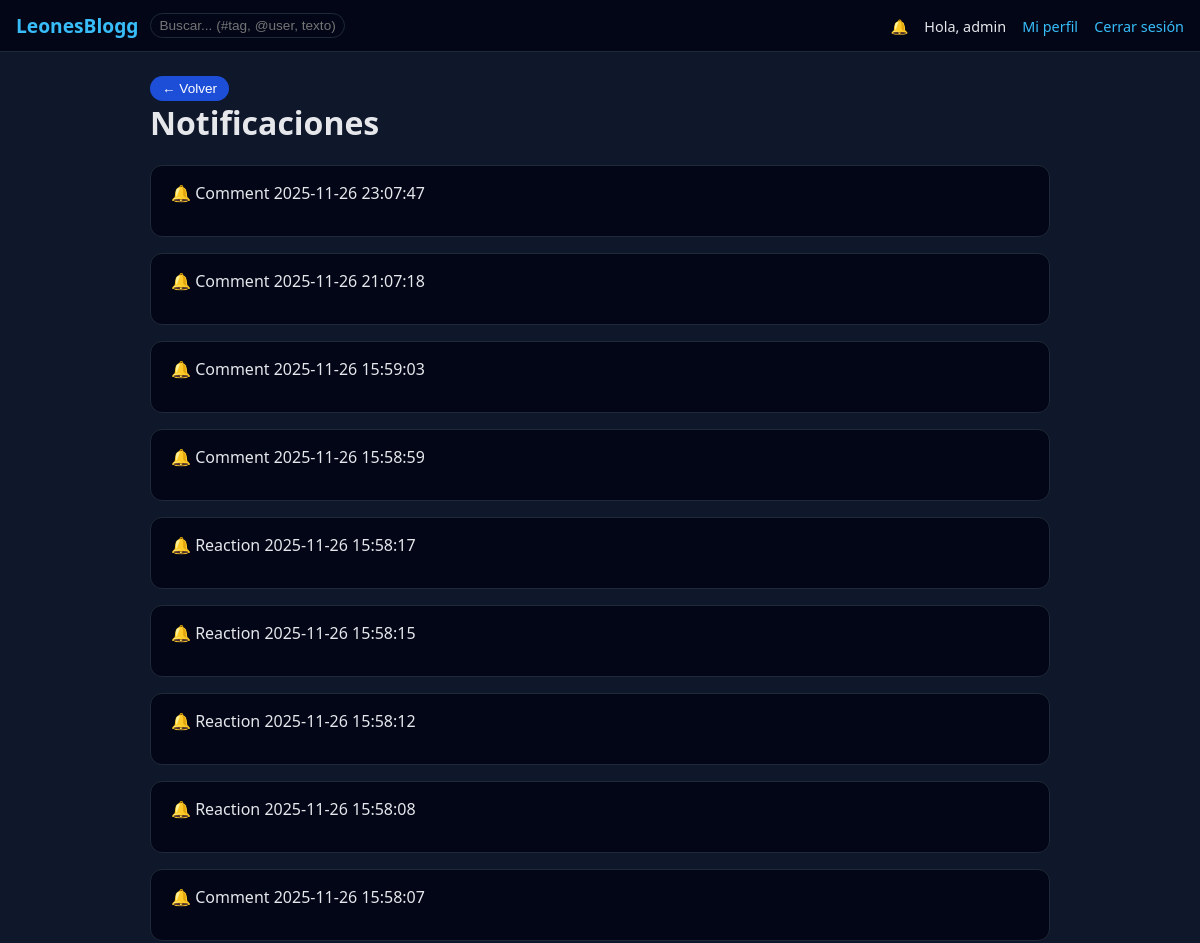
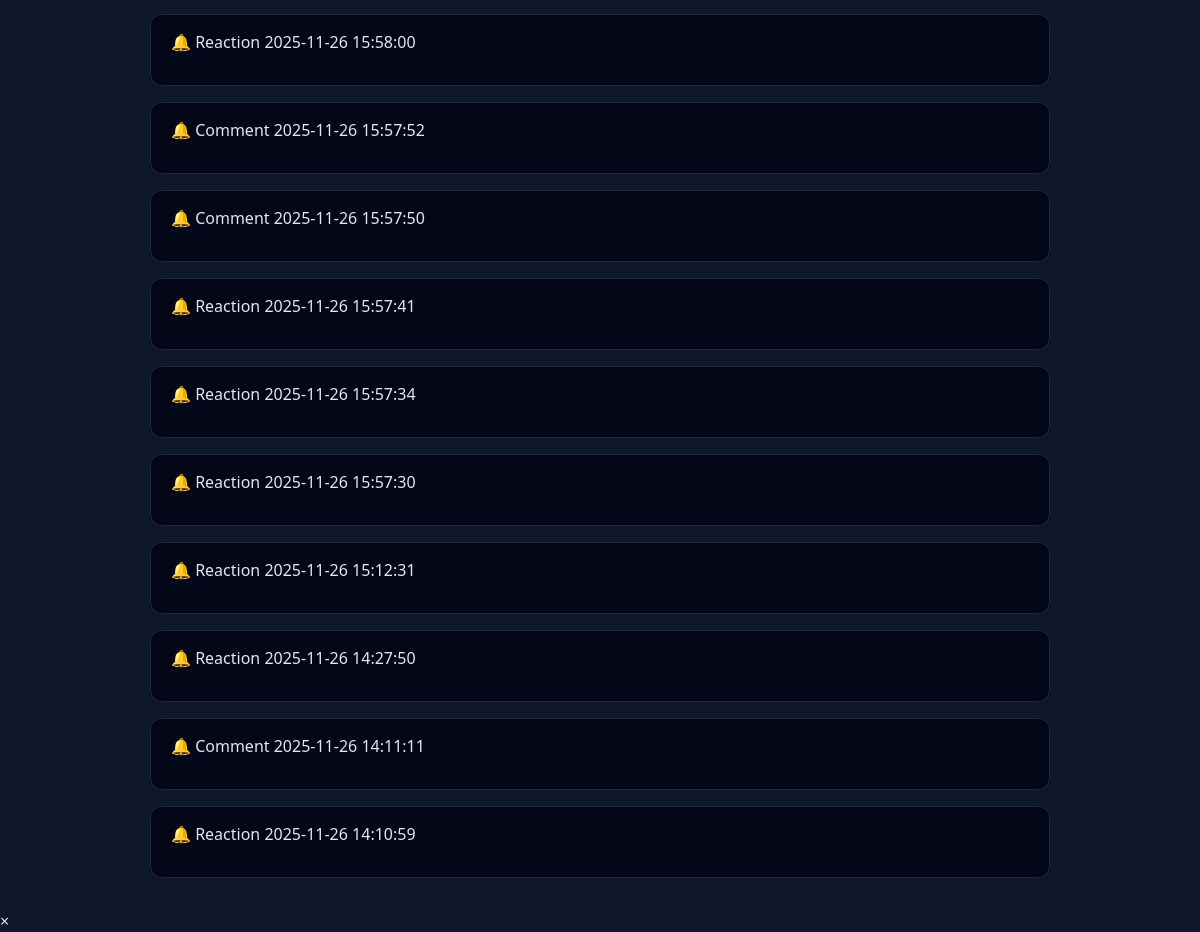
Page /notifications (signed in) on the committed database (2 pictures, top to bottom).
### tables this page shows
CREATE TABLE users (
            id INTEGER PRIMARY KEY AUTOINCREMENT,
            username TEXT UNIQUE NOT NULL,
            password_hash TEXT NOT NULL,
            role TEXT DEFAULT 'user',
            profile_image TEXT,
            bio TEXT DEFAULT '',
            link TEXT DEFAULT '',
            restricted_until TEXT,
            created_at TEXT DEFAULT CURRENT_TIMESTAMP
        );

CREATE TABLE notifications (
            id INTEGER PRIMARY KEY AUTOINCREMENT,
            user_id INTEGER NOT NULL,
            type TEXT NOT NULL,
            data TEXT,
            created_at TEXT DEFAULT CURRENT_TIMESTAMP,
            read INTEGER DEFAULT 0
        );

### primary_server.py (the view)
@app.route("/notifications")
def notifications_view():
    user = current_user()
    if not user:
        return redirect(url_for("login"))
    cur = conn.cursor()
    cur.execute("""
        SELECT *
        FROM notifications
        WHERE user_id = ?
        ORDER BY created_at DESC
    """, (user["id"],))
    notifications = [dict(row) for row in cur.fetchall()]
    return render_template("notifications.html", notifications=notifications, user=user)

### primary_server.py (called while the page is built)
def current_user():
    if "user_id" not in session:
        return None
    cur = conn.cursor()
    cur.execute("SELECT * FROM users WHERE id = ?", (session["user_id"],))
    row = cur.fetchone()
    return dict(row) if row else None

@app.context_processor
def inject_globals():
    user = current_user()
    notif_count = 0
    if user:
        cur = conn.cursor()
        cur.execute(
            "SELECT COUNT(*) FROM notifications WHERE user_id = ? AND read = 0",
            (user["id"],)
        )
        notif_count = cur.fetchone()[0]
    return {
        "notifications_count": notif_count,
        "DEFAULT_AVATAR_URL": DEFAULT_AVATAR_URL
    }

### templates/notifications.html (shortened to what this page needs)
{% extends "base.html" %}
{% block content %}
<button type="button" class="btn-secondary" onclick="history.back()">
    ← Volver
</button>
<h1>Notificaciones</h1>
<section class="notifications">
    {% for n in notifications %}
        <article class="card notification-card">
            <header class="notification-header">
                <span class="notification-icon">🔔</span>
                <span class="notification-type">
                    {{ n.type|capitalize }}
                </span>
                <span class="notification-date">
                    {{ n.created_at }}
                </span>
            </header>
        </article>
    {% else %}
        <div class="card">
            <p>No tienes notificaciones.</p>
        </div>
    {% endfor %}
</section>
{% endblock %}

### templates/base.html (shortened to what this page needs)
<!doctype html>
<html lang="es">
<head>
    <link rel="stylesheet" href="{{ url_for('static', filename='styles.css') }}">
</head>
<body
    {% if user %}data-user-id="{{ user.id }}"{% endif %}
    data-notif-url="/api/notifications/new"
>
<nav class="navbar">
    <div class="nav-left">
        <a href="/" class="brand">LeonesBlogg</a>
        <form action="/search" method="get" class="nav-search">
            <input type="text" name="q" placeholder="Buscar... (#tag, @user, texto)">
        </form>
    </div>
    <div class="nav-right">
        {% if user %}
            <a href="/notifications" class="nav-icon" id="notif-icon">
                🔔
            </a>
            <span class="nav-user">Hola, {{ user.username }}</span>
            <a href="/profile/{{ user.username }}">Mi perfil</a>
            <a href="/logout">Cerrar sesión</a>
        {% else %}
            <a href="/login">Iniciar sesión</a>
            <a href="/register">Registrarse</a>
        {% endif %}
    </div>
</nav>
<main class="container">
    {% block content %}{% endblock %}
</main>
<div id="media-modal" class="media-modal">
    <span class="media-modal-close">&times;</span>
</div>
</body>
</html>

### static/styles.css (style rules this page uses)
body { margin: 0; font-family: system-ui, -apple-system, BlinkMacSystemFont, "Segoe UI", sans-serif; background: #0f172a; color: #e5e7eb; }
a { color: #38bdf8; text-decoration: none; }
.navbar { background: #020617; border-bottom: 1px solid #1f2937; padding: 0.75rem 1rem; display: flex; align-items: center; justify-content: space-between; }
.nav-left { display: flex; align-items: center; gap: 0.75rem; }
.nav-right a, .nav-right span { margin-left: 0.75rem; font-size: 0.9rem; }
.brand { font-weight: 700; font-size: 1.2rem; color: #38bdf8; }
.nav-search input { padding: 0.25rem 0.5rem; border-radius: 999px; border: 1px solid #1f2937; background: #020617; color: #e5e7eb; font-size: 0.85rem; }
.nav-icon { position: relative; }
.container { max-width: 900px; margin: 1.5rem auto 2rem; padding: 0 1rem; }
.card { background: #020617; border-radius: 0.75rem; padding: 1rem 1.25rem; margin-bottom: 1rem; border: 1px solid #1f2937; }
h1, h2, h3 { margin-top: 0; color: #e5e7eb; }
button { background: #1d4ed8; border: none; border-radius: 999px; padding: 0.3rem 0.75rem; color: white; font-size: 0.85rem; cursor: pointer; }

### rows in the picture
users: username "admin"
notifications: type "Comment", created_at "2025-11-26 23:07:47"
notifications: type "Comment", created_at "2025-11-26 21:07:18"
notifications: type "Comment", created_at "2025-11-26 15:59:03"
notifications: type "Comment", created_at "2025-11-26 15:58:59"
notifications: type "Reaction", created_at "2025-11-26 15:58:17"
notifications: type "Reaction", created_at "2025-11-26 15:58:15"
notifications: type "Reaction", created_at "2025-11-26 15:58:12"
notifications: type "Reaction", created_at "2025-11-26 15:58:08"
notifications: type "Comment", created_at "2025-11-26 15:58:07"
notifications: type "Reaction", created_at "2025-11-26 15:58:00"
notifications: type "Comment", created_at "2025-11-26 15:57:52"
notifications: type "Comment", created_at "2025-11-26 15:57:50"
notifications: type "Reaction", created_at "2025-11-26 15:57:41"
notifications: type "Reaction", created_at "2025-11-26 15:57:34"
notifications: type "Reaction", created_at "2025-11-26 15:57:30"
notifications: type "Reaction", created_at "2025-11-26 15:12:31"
notifications: type "Reaction", created_at "2025-11-26 14:27:50"
notifications: type "Comment", created_at "2025-11-26 14:11:11"
notifications: type "Reaction", created_at "2025-11-26 14:10:59"
